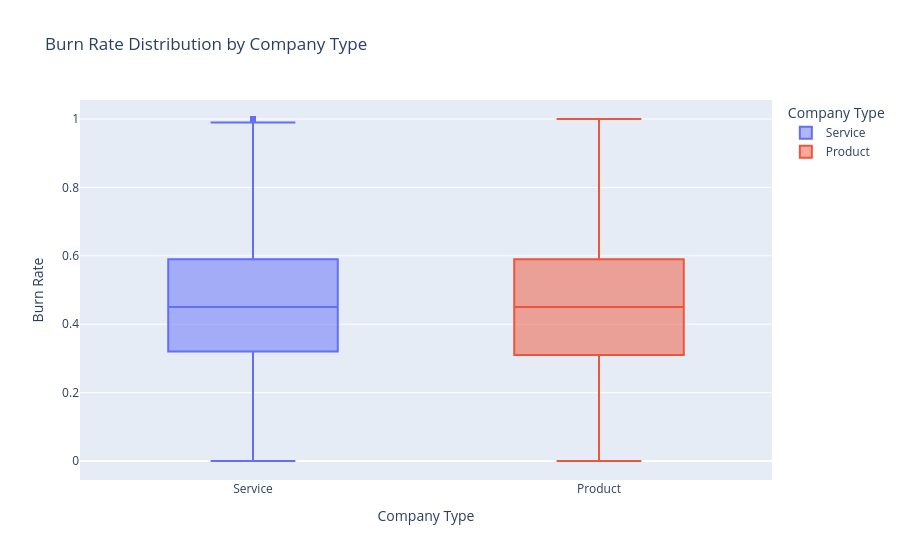

The cell this chart's notebook holds for it:
### Markdown cell above
## **Bivariate / Multivariate Analysis**
**Burn Rate vs Mental Fatigue Score (Scatter Plot)**

A strong positive relationship is observed between mental fatigue score and burn rate. As mental fatigue increases, burn rate consistently rises, indicating that mental fatigue is one of the most influential predictors of burnout. This trend appears consistent across both WFH and non-WFH groups.

### Code cell
fig = px.box(
    df,
    x='Company Type',
    y='Burn Rate',
    color='Company Type',
    title='Burn Rate Distribution by Company Type',
    hover_data=[
        'Gender',
        'WFH Setup Available',
        'Designation'
    ]
)

fig.show()

### Figure 1 — Plotly figure (JSON) as saved in the notebook; plotly's stock layout.template omitted (floating-point values rounded to 4 significant figures; data arrays with more than 128 entries replaced by an {"elided": "..."} marker saying what was removed)
{"data": [{"alignmentgroup": "True", "customdata": {"elided": "14124x3 mixed values"}, "hovertemplate": "Company Type=%{x}<br>Burn Rate=%{y}<br>Gender=%{customdata[0]}<br>WFH Setup Available=%{customdata[1]}<br>Designation=%{customdata[2]}<extra></extra>", "legendgroup": "Service", "marker": {"color": "#636efa"}, "name": "Service", "notched": false, "offsetgroup": "Service", "orientation": "v", "showlegend": true, "type": "box", "x": {"elided": "14124 str values"}, "x0": " ", "xaxis": "x", "y": {"elided": "14124 float values"}, "y0": " ", "yaxis": "y"}, {"alignmentgroup": "True", "customdata": {"elided": "7502x3 mixed values"}, "hovertemplate": "Company Type=%{x}<br>Burn Rate=%{y}<br>Gender=%{customdata[0]}<br>WFH Setup Available=%{customdata[1]}<br>Designation=%{customdata[2]}<extra></extra>", "legendgroup": "Product", "marker": {"color": "#EF553B"}, "name": "Product", "notched": false, "offsetgroup": "Product", "orientation": "v", "showlegend": true, "type": "box", "x": {"elided": "7502 str values"}, "x0": " ", "xaxis": "x", "y": {"elided": "7502 float values"}, "y0": " ", "yaxis": "y"}], "layout": {"boxmode": "overlay", "legend": {"title": {"text": "Company Type"}, "tracegroupgap": 0}, "title": {"text": "Burn Rate Distribution by Company Type"}, "xaxis": {"anchor": "y", "categoryarray": ["Service", "Product"], "categoryorder": "array", "domain": [0, 1], "title": {"text": "Company Type"}}, "yaxis": {"anchor": "x", "domain": [0, 1], "title": {"text": "Burn Rate"}}}}
